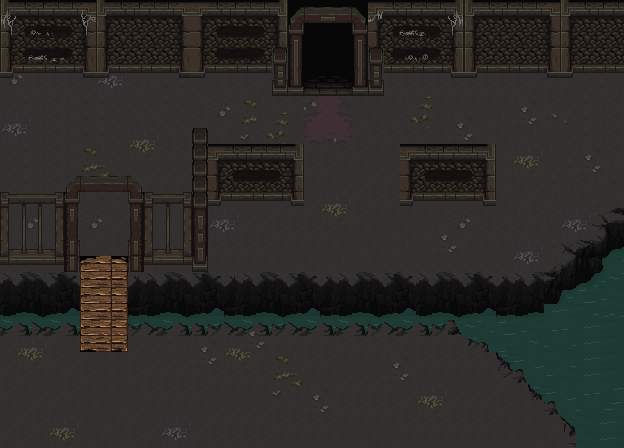

Below is a game level as drawn by its tile map, then a one-line description and the .tmx that defines it (tile-layer data replaced by summaries):
An orthogonal 39x28 tile map with 16x16 px tiles, 4 tile layers (Fondo, Fondo2, Muros, Muros2), 2 tilesets.

<map version="1.9" tiledversion="1.9.2" orientation="orthogonal" renderorder="right-down" width="39" height="28" tilewidth="16" tileheight="16" infinite="0" nextlayerid="9" nextobjectid="1">
 <editorsettings>
  <export target="Level02.json" format="json" />
 </editorsettings>
 <tileset firstgid="1" name="Catacomb1" tilewidth="16" tileheight="16" tilecount="2560" columns="64">
  <image source="Catacombs/mainlevbuild.png" width="1024" height="640" />
 </tileset>
 <tileset firstgid="2561" name="Cave1" tilewidth="16" tileheight="16" tilecount="9792" columns="102">
  <image source="Cave/MainLev2.0.png" width="1632" height="1536" />
 </tileset>
 <layer id="8" name="Fondo" width="39" height="28">
  <data>[1092 cells, 1092 non-empty, 96 distinct tile ids]</data>
 </layer>
 <layer id="2" name="Fondo2" width="39" height="28">
  <data>[1092 cells, 77 non-empty, 47 distinct tile ids]</data>
 </layer>
 <layer id="7" name="Muros" width="39" height="28">
  <data>[1092 cells, 233 non-empty, 162 distinct tile ids]</data>
 </layer>
 <layer id="6" name="Muros2" width="39" height="28">
  <data>[1092 cells, 206 non-empty, 80 distinct tile ids]</data>
 </layer>
</map>
